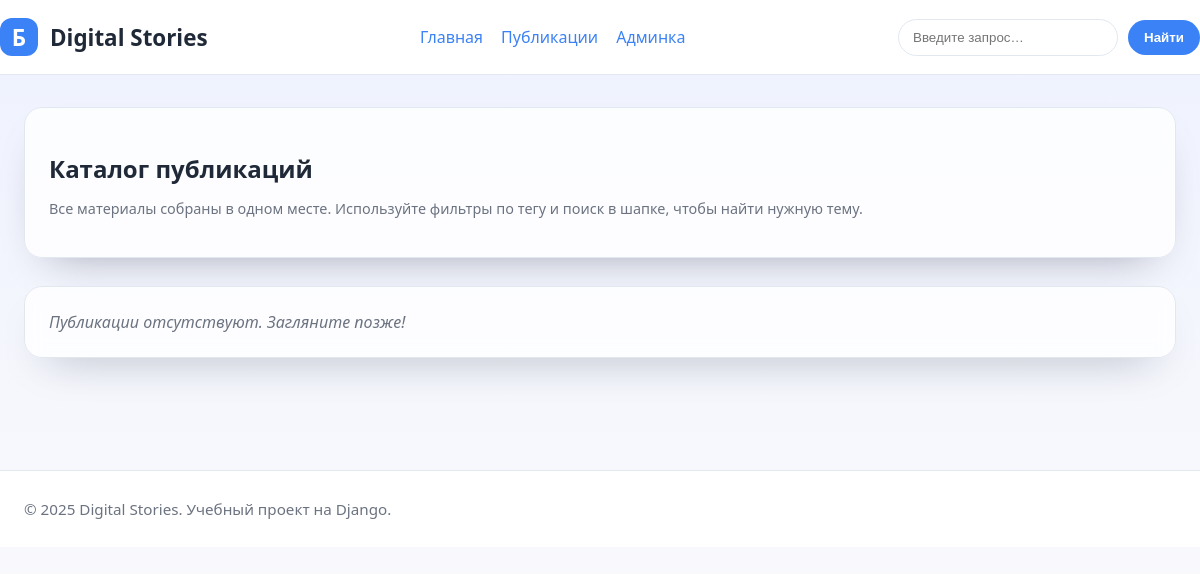
The app's page /posts/, older data.
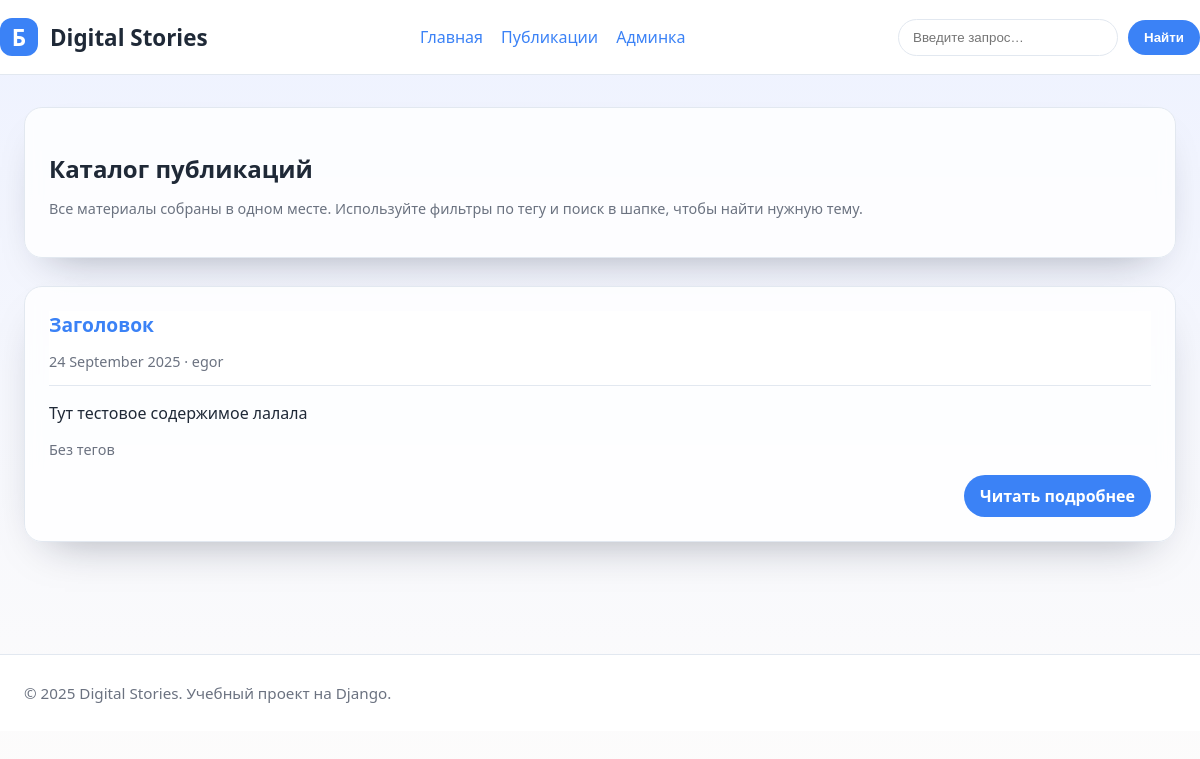
The same page, newer data.
### blog/models.py (models this page shows, shortened)
class Post(models.Model):
    Status = PostStatus
    title = models.CharField('Заголовок', max_length=250)
    slug = models.SlugField('URL-метка', max_length=250, unique_for_date='publish')
    author = models.ForeignKey(
        User,
        on_delete=models.CASCADE,
        related_name='blog_posts',
        verbose_name='Автор',
    )
    body = models.TextField('Содержимое')
    publish = models.DateTimeField('Дата публикации', default=timezone.now)
    created = models.DateTimeField('Создано', auto_now_add=True)
    updated = models.DateTimeField('Обновлено', auto_now=True)
    status = models.CharField(
        'Статус',
        max_length=2,
        choices=Status.choices,
        default=Status.DRAFT,
    )
    tags = models.ManyToManyField(
        Tag,
        verbose_name='Теги',
        related_name='posts',
        blank=True,
    )
    objects = PostManager()
    published = PublishedManager()
    class Meta:
        ordering = ['-publish']
        verbose_name = 'Пост'
        verbose_name_plural = 'Посты'
        indexes = [
            models.Index(fields=['-publish'], name='blog_post_publish_idx'),
        ]
    def get_absolute_url(self):
        return reverse(
            'blog:post_detail',
            args=[self.publish.year, self.publish.month, self.publish.day, self.slug],
        )

### blog/views.py (the view)
# urls.py: path('posts/', views.post_list, name='post_list'),
def post_list(request):
    tag_slug = request.GET.get('tag')
    posts = Post.published.select_related('author').prefetch_related('tags')
    active_tag = None
    if tag_slug:
        active_tag = get_object_or_404(Tag, slug=tag_slug)
        posts = posts.filter(tags__slug=tag_slug)
    posts = posts.order_by('-publish')
    return render(
        request,
        'blog/post/list.html',
        {
            'posts': posts,
            'search_form': SearchForm(),
            'active_tag': active_tag,
        },
    )

### blog/forms.py
class SearchForm(forms.Form):
    q = forms.CharField(
        label='Поиск по публикациям',
        max_length=100,
        required=False,
        widget=forms.TextInput(
            attrs={
                'placeholder': 'Введите запрос…',
                'class': 'search-input',
            }
        ),
    )

### blog/models.py (called while the page is built)
    def published(self):
        return self.filter(status=Post.Status.PUBLISHED)

    def get_queryset(self):
        return super().get_queryset().published()

### blog/templates/blog/post/list.html (shortened to what this page needs)
{% extends "blog/base.html" %}
{% block content %}
<section class="card" style="margin-bottom: 28px;">
    <h1 style="margin-bottom: 8px;">Каталог публикаций</h1>
    <p class="meta">
        Все материалы собраны в одном месте. Используйте фильтры по тегу и поиск в шапке, чтобы найти нужную тему.
    </p>
</section>
{% if posts %}
<section class="grid two">
    {% for post in posts %}
    <article class="card">
        <header>
            <h2 style="margin-bottom: 4px;"><a href="{{ post.get_absolute_url }}">{{ post.title }}</a></h2>
            <p class="meta">{{ post.publish|date:"d E Y" }} · {{ post.author.get_full_name|default:post.author.username }}</p>
        </header>
        <p>{{ post.body|truncatewords:40 }}</p>
        <div style="display:flex; flex-wrap:wrap; gap:8px; margin-top:12px;">
            {% for tag in post.tags.all %}
            <a class="tag-pill" href="{% url 'blog:post_list' %}?tag={{ tag.slug }}">#{{ tag.name }}</a>
            {% empty %}
            <span class="meta">Без тегов</span>
            {% endfor %}
        </div>
        <div class="widget-footer">
            <a class="button" href="{{ post.get_absolute_url }}">Читать подробнее</a>
        </div>
    </article>
    {% endfor %}
</section>
{% else %}
<div class="card empty">
    Публикации отсутствуют. Загляните позже!
</div>
{% endif %}
{% endblock %}

Row changes from the older to the newer data that the page shows:
added Post: title "Заголовок", publish "24 September 2025", author.get_full_name "egor", body "Тут тестовое содержимое лалала"
Text that changed along with them:
text no longer shown: "Публикации отсутствуют. Загляните позже!"
